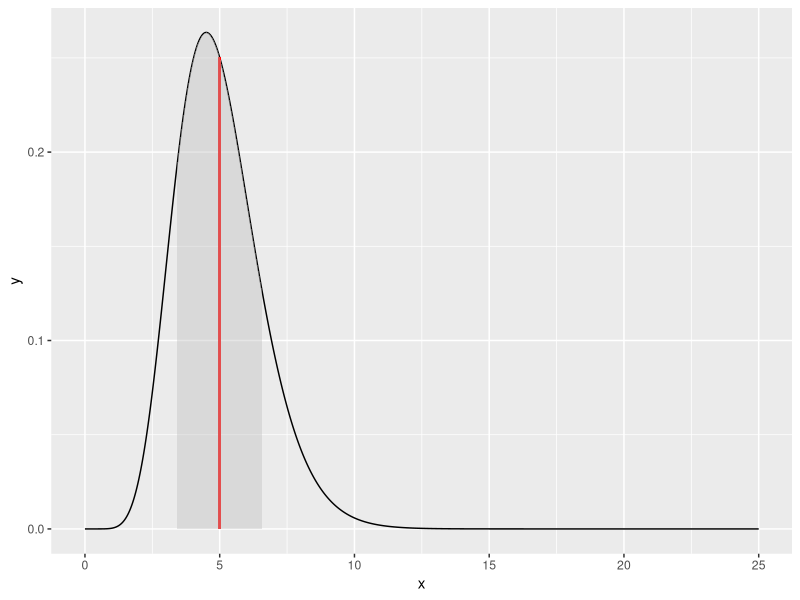
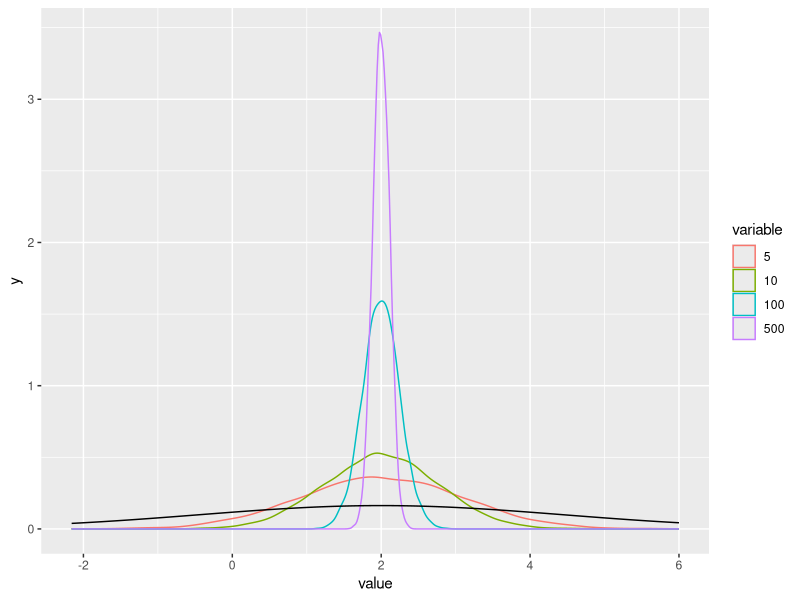

Here is the R script that generated these plots, in order:
## ---- chunk 1
togs <- TRUE
library(ggplot2)
library(dplyr)
library(reshape2)
library(tidyr)
# togs <- FALSE
## ---- chunk 2
set.seed(1)
nsamps <- 1000
x      <- rbinom(nsamps, 1, 0.4)
mean(x)
var(x)
0.4 * (1 - 0.4)
## ---- chunk 3
set.seed(1)
x  <- seq(0, 25, by = 0.01)
y  <- dgamma(x, shape = 10, rate = 2)
df <- data.frame(x = x, y = y)
ggplot(df, aes(x = x, y = y)) +
  geom_line() +
  geom_segment(aes(x = 5, y = 0, xend = 5,
                   yend = dgamma(5, shape = 10, rate = 2)),
               color = "red") +
  stat_function(fun = dgamma, args = list(shape = 10, rate = 2), 
                xlim = c(5 - sqrt(10/4), 5 + sqrt(10/4)), geom = "area", fill = "gray", alpha = 0.4)

## ---- chunk 4
set.seed(1)
nsamps <- 10000
mu     <- 2
sigma  <- sqrt(6)
N      <- c(5, 10, 100, 500)
X      <- matrix(data = NA, nrow = nsamps, ncol = length(N))
ind    <- 1
for (n in N) {
  for (i in 1:nsamps) {
    X[i,ind] <- mean(rnorm(n, mu, sigma))
  }
  ind <- ind + 1
}
colnames(X) <- N
X           <- melt(as.data.frame(X))

ggplot(data = X, aes(x = value, colour = variable)) +
  geom_density() +
  stat_function(data  = data.frame(x = seq(-2, 6, by = 0.01)), aes(x = x), 
                fun   = dnorm, 
                args  = list(mean = mu, sd = sigma), 
                color = "black")


